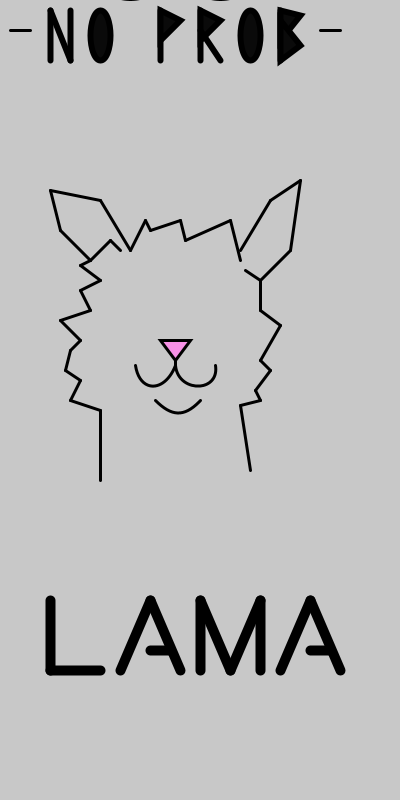
Frame 1 (no input)
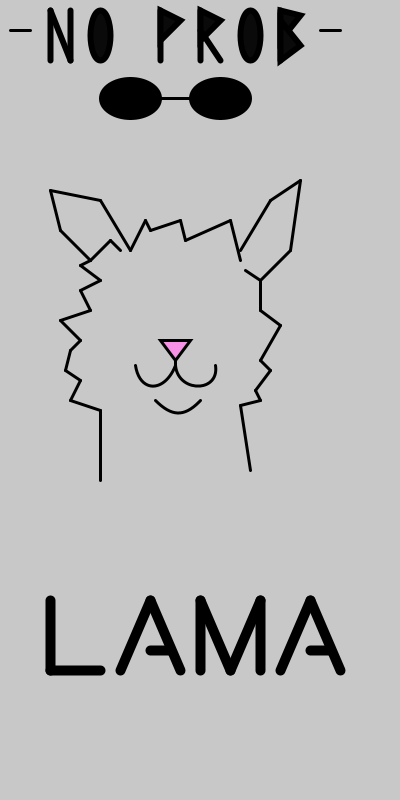
Frame 60 (the mouse pressed at the canvas centre just before this capture)
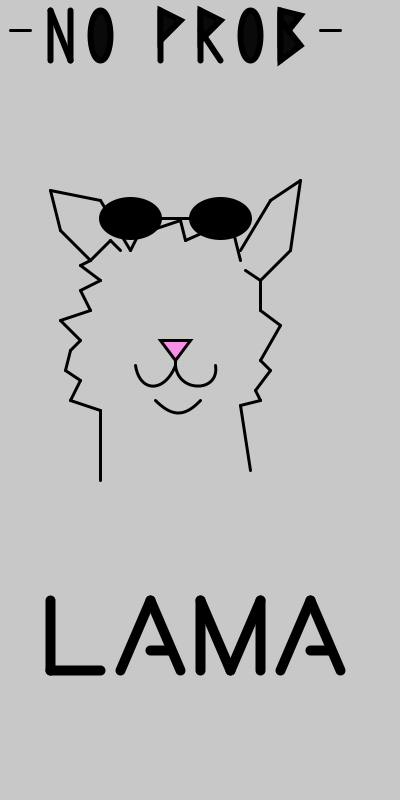
Frame 120 (the mouse held since frame 60 and released just before this capture)

The Processing sketch that drew these frames (run headless with seeded random() and noise(); from frame 60 on, the mouse is pressed at the canvas centre):

// Processing sketch: homework_2_lama_ani
// ── homework_2_lama_ani.pde
float xx=-20;
float speed=2;
float xe = 300;
void setup(){
 size(400,800); 
}


void draw(){


background(200);
fill(0,0,0);
ellipse(130,xx,60,40);
ellipse(220,xx,60,40);
line(190,xx,160,xx);
if(xx<xe){
xx=xx+speed;
}
//-

strokeWeight(3);
line(10,30,30,30);
//NO 

strokeWeight(6);
line(50, 60, 50 ,10);
line(50,10,70,60);
line(70,60,70,10);
fill(10,10,10);
ellipse(100,35,20,50);

//Prob
strokeWeight(6);
line(160,60,160,10);
triangle(160,10,160,40,180,20);
line(200,60,200,10);
triangle(200,10,200,40,220,20);
line(200,30,220,60);
ellipse(250,35,20,50);
line(280,10,280,60);
triangle(280,10,280,40,300,15);
triangle(280,20, 280,60,300,45);

//-
strokeWeight(3);
line(320,30,340,30);

//LAMA
strokeWeight(10);
line(50,670,50,600);
line(50,670,100,670);
line(120,670,150,600);
line(150,600,180,670);
line(150,650,170,650);
line(200,670,200,600);
line(200,600,230,670);
line(230,670,260,600);
line(260,600,260,670);
line(280,670,310,600);
line(310,600,340,670);
line(310,650,330,650);


//snout,mouth
strokeWeight(3);
fill(#F791E6);
triangle(160,340,190,340,175,360);
line(175,360,175,365);
noFill();
curve(200,200,175,365,135,365,150,200);
curve(200,200,175,365,215,365,150,200);
curve(100,300,155,400,200,400,250,300);

//fur
line(130,250,145,220);
line(145,220,150,230);
line(150,230,180,220);
line(180,220,185,240);
line(185,240,230,220);
line(230,220,240,260);
line(245,270,260,280);
line(260,280,260,310);
line(260,310,280,325);
line(280,325,260,360);
line(260,360,270,370);
line(270,370,255,390);
line(255,390,260,400);
line(260,400,240,405);
line(240,405,250,470);
line(120,250,110,240);
line(110,240,90,260);
line(90,260,80,265);
line(80,265,100,280);
line(100,280,80,290);
line(80,290,90,310);
line(90,310,60,320);
line(60,320,80,340);
line(80,340,70,350);
line(70,350,65,370);
line(65,370,80,380);
line(80,380,70,400);
line(70,400,100,410);
line(100,410,100,480);

//ear right
line(130,250,100,200);
line(100,200,50,190);
line(50,190,60,230);
line(60,230,90,260);

//ear left
line(240,250,270,200);
line(270,200,300,180);
line(300,180,290,250);
line(290,250,260,280);

}
